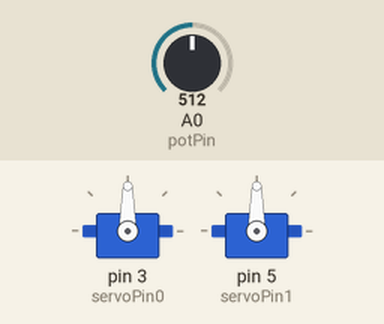
The sketch below on a simulated Arduino Uno, built with avr-gcc and run on an emulated ATmega328P. Shown: 2 × servo. The test bench sets the inputs (shaded band); at power-on: A0 (potPin) = 512.

Above: at 1.2 s.
1.3 s: A0 (potPin) set to 716
At 1.7 s:
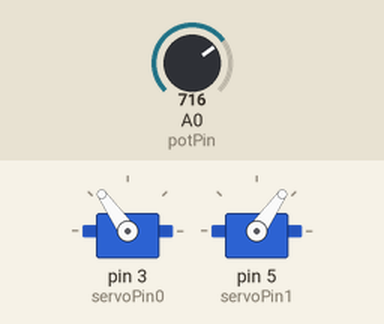
2.8 s: A0 (potPin) set to 900
At 4.0 s:
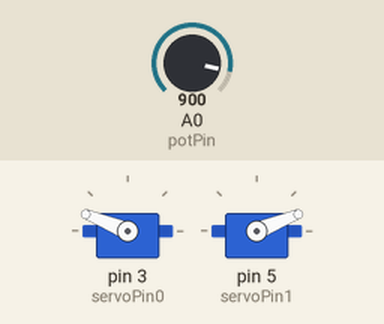
4.3 s: A0 (potPin) set to 1023
At 5.2 s:
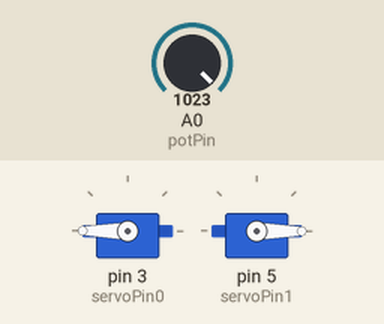
5.8 s: A0 (potPin) set to 306
At 6.3 s:
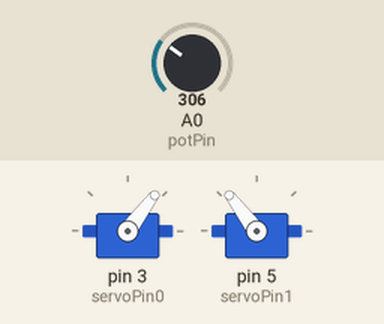
7.3 s: A0 (potPin) set to 122
At 8.7 s:
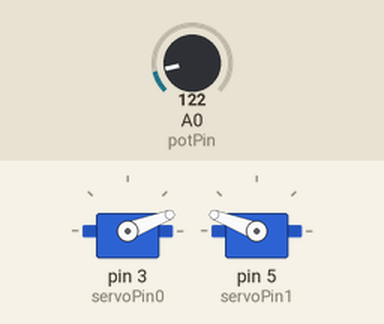
Timing chart, 0 to 9.8 s (numbered marks = the images above; inputs shaded):
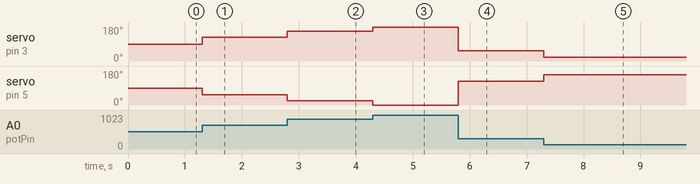

Measured:
- after the input at 1.3 s, servo on pin 3 (servoPin0): 90° → 125° at once; servo on pin 5 (servoPin1): 90° → 55° at once
- after the input at 2.8 s, servo on pin 3 (servoPin0): 125° → 158° at once; servo on pin 5 (servoPin1): 55° → 22° at once
- after the input at 4.3 s, servo on pin 3 (servoPin0): 158° → 180° at once; servo on pin 5 (servoPin1): 22° → 0° at once
- after the input at 5.8 s, servo on pin 3 (servoPin0): 180° → 53° at once; servo on pin 5 (servoPin1): 0° → 127° at once
- after the input at 7.3 s, servo on pin 3 (servoPin0): 53° → 21° at once; servo on pin 5 (servoPin1): 127° → 159° at once

The sketch:

pot_led_test03.ino
```cpp
#include <Servo.h>

Servo servo0;
Servo servo1;

/* Variables:
 * potPin = Analog input pin used to read from potentiometer
 * potValue = Value read in from the potentiometer
 * servoSetting = Position to set the servo motor to based on potentiometer input
 */
int potPin = A0;
int potValue;
int servoPin0 = 3;
int servoPin1 = 5;
int servoSetting0;
int servoSetting1;

void setup(){
  pinMode(potPin, INPUT);
  servo0.attach(servoPin0);
  servo1.attach(servoPin1);

  /* debug
   * Serial.begin(9600);
   */
}

void loop(){

  potValue = analogRead(potPin);
  /* debug
   * Serial.println(potValue);
   */

  servoSetting0 = map(potValue, 0, 1023, 0, 180);
  /* debug
   * Serial.println("Servo Setting: ");
   * Serial.println(servoSetting);
   */

  int temp;
  temp = 180 - servoSetting0;
  servoSetting1 = 0 + temp;

  servo0.write(servoSetting0);
  servo1.write(servoSetting1);
  /* adding delay is very helpful for debug
   * delay(25);
   */
}
```
